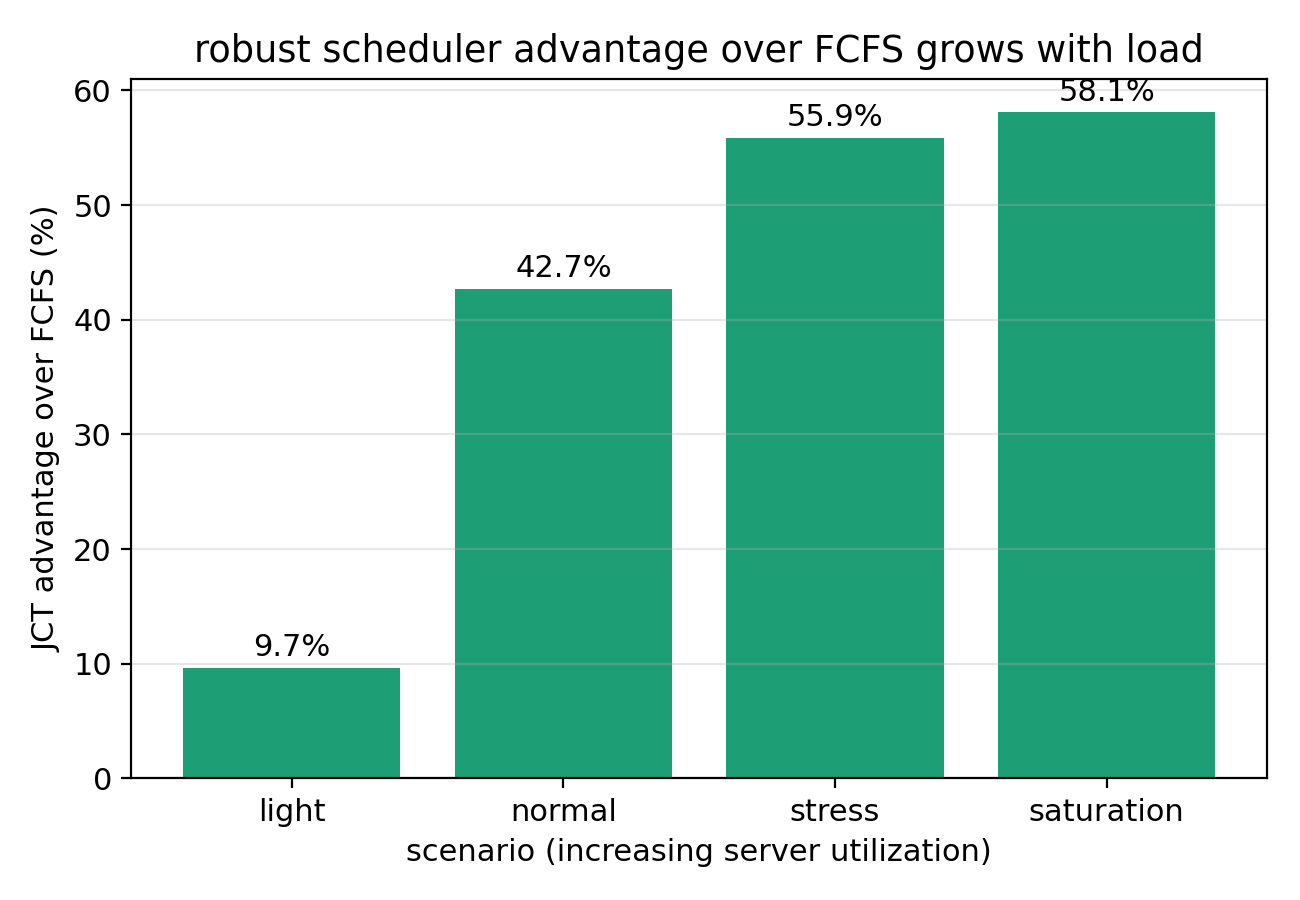

The script that saved this image:
import pandas as pd
import matplotlib.pyplot as plt

plt.rcParams.update({"font.size": 11})

adv = pd.read_csv("results/advantage_over_fcfs.csv")
order = ["light", "normal", "stress", "saturation"]
adv["scenario"] = pd.Categorical(adv["scenario"], categories=order, ordered=True)
adv = adv.sort_values("scenario")

fig, ax = plt.subplots(figsize=(6.5, 4.5))
bars = ax.bar(adv["scenario"], adv["advantage_over_fcfs_pct"], color="#1D9E75")

for bar, val in zip(bars, adv["advantage_over_fcfs_pct"]):
    ax.text(bar.get_x() + bar.get_width() / 2, val + 1, f"{val:.1f}%", ha="center")

ax.set_ylabel("JCT advantage over FCFS (%)")
ax.set_xlabel("scenario (increasing server utilization)")
ax.set_title("robust scheduler advantage over FCFS grows with load")
ax.grid(axis="y", alpha=0.3)

fig.tight_layout()
fig.savefig("scripts/fig6_advantage_vs_fcfs.png", dpi=200)
print("saved scripts/fig6_advantage_vs_fcfs.png")
